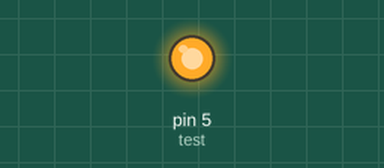
Recording of a sketch running on a simulated Arduino Uno, built with avr-gcc and run on an emulated ATmega328P. On the bench: output pins drawn as LEDs (lit = HIGH).

Above: at 0.7 s.
At 5.2 s:
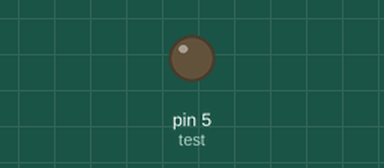
Timing chart, 0 to 6.9 s (numbered marks = the images above):
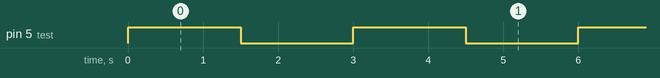

The sketch:

test_LED.ino
```cpp
#define test 5
void setup() {
  pinMode(test, OUTPUT);
}

void loop() {

  digitalWrite(test,HIGH);
  delay(1500);
  digitalWrite(test,LOW);
  delay(1500);

}
```

Measured:
- by itself, pin 5 (test): alternates HIGH for 1.5 s and LOW for 1.5 s
